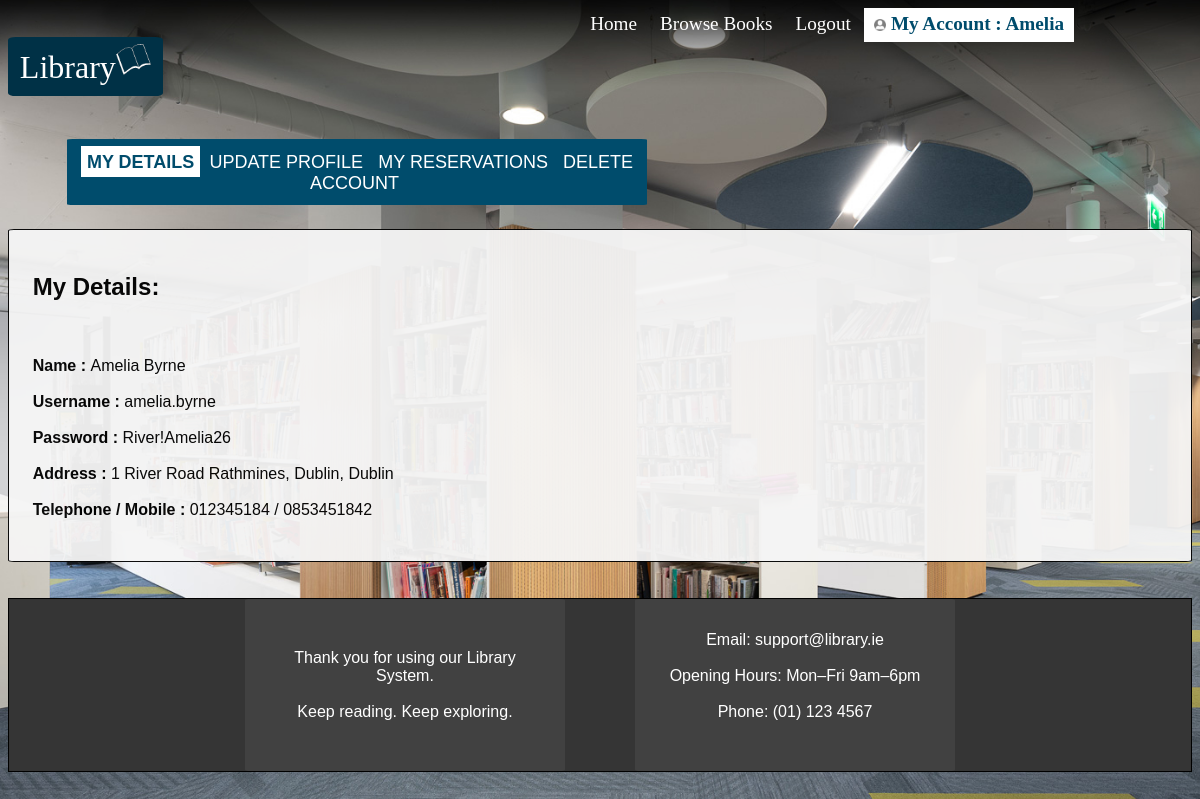
Screenshot of /pages/MyAccount.php (signed in) with the database file from the repository.
### tables this page shows
CREATE TABLE `users` (
  `Username` varchar(20) NOT NULL,
  `Password` varchar(20) NOT NULL,
  `FirstName` varchar(20) NOT NULL,
  `Surname` varchar(20) NOT NULL,
  `AddressLine1` varchar(50) NOT NULL DEFAULT 'none',
  `AddressLine2` varchar(50) NOT NULL,
  `City` varchar(20) NOT NULL DEFAULT 'none',
  `County` varchar(20) NOT NULL DEFAULT 'none',
  `Telephone` varchar(10) NOT NULL DEFAULT 'none',
  `Mobile` varchar(10) NOT NULL DEFAULT 'none'
);

### pages/MyAccount.php (the view, shortened to what the rows shown need)
<?php
include("../library.php");
$User = isset($_SESSION["Users"]) ? $_SESSION["Users"] : null;
?>
<!DOCTYPE html>
<html lang="en">
<html>
<head>
    <link rel="stylesheet" href="../libraryCSS/styles.css">
    <link rel="stylesheet" href="../libraryCSS/background.css">
</head>
<body>
    <header>
        <div class="top-nav-bar">
            <a class="heading" href="Index.php">Home</a>
            <a class="heading" href="Browse.php">Browse Books</a>
            <a class="heading" href="Logout.php">Logout</a>
            <?php
                $sql = "SELECT Username, Password, FirstName, Surname, AddressLine1, AddressLine2, City, County, Telephone, Mobile FROM users WHERE Username='$User'";
                $result = $conn->query($sql);
                if ($result && $row = $result->fetch_assoc()) {
                    echo '<a id="MyAccount" class="heading active" href="MyAccount.php"><img src="../media/accountIcon.png" style="width:1.3%;height:1.3%;" alt="Account icon"> My Account : ' . $row["FirstName"] . '</a>';
                }
            ?>
        </div>
    </header>
    <br><br><br>
    <div id="details">
        <?php
        $action = $_GET['action'] ?? 'details';
        ?>
        <?php if ($action == 'details') { ?>
            <h2>My Details:</h2>
            <br><br>
            <?php
                echo "<a class='loginInput'>Name : </a><a class='detailsText'>" . $row['FirstName'] . " ". $row['Surname'] . "</a><br><br>";
                echo "<a class='loginInput'>Username : </a><a class='detailsText'>" . $row['Username'] . "</a><br><br>";
                echo "<a class='loginInput'>Password : </a><a class='detailsText'>" . $row['Password'] . "</a><br><br>";
                echo "<a class='loginInput'>Address : </a><a class='detailsText'>" . $row['AddressLine1'] . " ". $row['AddressLine2'] . ", " . $row['City'] . ", " . $row['County'] . "</a><br><br>";
                echo "<a class='loginInput'>Telephone / Mobile : </a><a class='detailsText'>" . $row['Telephone'] . " / ". $row['Mobile'] . "</a><br><br>";
            ?>
        <?php } else if ($action == 'update') { ?>
            <style>
                #nav2 {
                    background-color: white;
                    color: #004C6C;
                    font-weight: bold;
                }
            </style>
            <h2>Update Account</h2>
            <?php
                if ((isset($_POST['Username'])) || (isset($_POST['Password'])) || (isset($_POST['FirstName'])) || (isset($_POST['FirstName'])) || (isset($_POST['Surname'])) || (isset($_POST['AddressLine1'])) || (isset($_POST['AddressLine2'])) || (isset($_POST['City'])) || (isset($_POST['County'])) || (isset($_POST['Telephone'])) || (isset($_POST['Mobile']))) {
                    if (!empty($_POST['Username'])) {
                        $username = $conn->real_escape_string($_POST['Username']);
                    } else {
                        $username = $row['Username'];
                    }
                    if (!empty($_POST['Password'])) {
                        $pass = $conn->real_escape_string($_POST['Password']);
                    } else {
                        $pass = $row['Password'];
                    }
                    if (!empty($_POST['FirstName'])) {
                        $fname = $conn->real_escape_string($_POST['FirstName']);
                    } else {
                        $fname = $row['FirstName'];
                    }
                    if (!empty($_POST['Surname'])) {
                        $sname = $conn->real_escape_string($_POST['Surname']);
                    } else {
                        $sname = $row['Surname'];
                    }
                    if (!empty($_POST['AddressLine1'])) {
                        $al1 = $conn->real_escape_string($_POST['AddressLine1']);
                    } else if (empty($row['AddressLine1'])) {
                        $al1 = 'address';
                    } else {
                        $al1 = $row['AddressLine1'];
                    }
                    if (!empty($_POST['AddressLine2'])) {
                        $al2 = $conn->real_escape_string($_POST['AddressLine2']);
                    } else {
                        $al2 = $row['AddressLine2'];
                    }
                    if (!empty($_POST['City'])) {
                        $city = $conn->real_escape_string($_POST['City']);
                    } else if (empty($row['City'])) {
                        $city = 'city';
                    } else {
                        $city = $row['City'];
                    }
                    if (!empty($_POST['County'])) {
                        $county = $conn->real_escape_string($_POST['County']);
                    } else if (empty($row['County'])) {
                        $county = 'none';
                    } else {
                        $county = $row['County'];
                    }
                    if (!empty($_POST['Telephone'])) {
                        $tel = $conn->real_escape_string($_POST['Telephone']);
                    } else if (empty($row['Telephone'])) {
                        $tel = 'none';
                    } else {
                        $tel = $row['Telephone'];
                    }
                    if (!empty($_POST['Mobile'])) {
                        $mob = $conn->real_escape_string($_POST['Mobile']);
                    } else if (empty($row['Mobile'])) {
                        $mob = 'none';
                    } else {
                        $mob = $row['Mobile'];
                    }
                    $oldUsername = $row['Username'];
                    $error = '';
                    if ($username !== $oldUsername) {
                        $stmt = $conn->prepare("SELECT 1 FROM users WHERE Username = ?");
                        if (!$stmt) {
                            die("Prepare failed: " . $conn->error);
                        }
                        $stmt->bind_param("s", $username);
                        $stmt->execute();
                        $stmt->store_result();
                        if ($stmt->num_rows > 0) {
                            $error = "User with this username already exists!";
                        }
                        $stmt->close();
                    }
                    if ($error === '') {
                        $stmt = $conn->prepare("UPDATE users SET Username = ?, Password = ?, FirstName = ?, Surname = ?, AddressLine1 = ?, AddressLine2 = ?, City = ?, County = ?, Telephone = ?, Mobile = ? WHERE Username = ?");
                        if (!$stmt) {
                            die("Prepare failed: " . $conn->error);
                        }
                        $stmt->bind_param("sssssssssss", $username, $pass, $fname, $sname, $al1, $al2, $city, $county, $tel, $mob, $oldUsername);
                        if ($stmt->execute()) {
                            $_SESSION['Users'] = $username;
                            echo '<script>window.location.href="MyAccount.php?action=details";</script>';
                            exit;
                        } else {
                            $error = "Error updating user: " . $stmt->error;
                        }
                        $stmt->close();
                    }
                }
            ?>
            <form method="post" action="">
                <label class="loginInput" for="Username">Username:</label>
                <br>
                <input class="detailsText" type="text" id="Username" name="Username" placeholder="Username">
                <br>
                <label class="loginInput" for="Password">Password:</label>
                <br>
                <input class="detailsText" type="password" id="Password" name="Password" placeholder="Password">
                <br>
                <label class="loginInput" for="FirstName">First name:</label>
                <br>
                <input class="detailsText" type="text" id="FirstName" name="FirstName" placeholder="First name">
                <br>
                <label class="loginInput" for="Surname">Surname:</label>
                <br>
                <input class="detailsText" type="text" id="Surname" name="Surname" placeholder="Surname">
                <br>
                <label class="loginInput" for="AddressLine1">Address line 1:</label>
                <br>
                <input class="detailsText" type="text" id="AddressLine1" name="AddressLine1" placeholder="Address line 1">
                <br>
                <label class="loginInput" for="AddressLine2">Address line 2:</label>
                <br>
                <input class="detailsText" type="text" id="AddressLine2" name="AddressLine2" placeholder="Address line 2">
                <br>
                <label class="loginInput" for="City">City:</label>
                <br>
                <input class="detailsText" type="text" id="City" name="City" placeholder="City">
                <br>
                <p>
                    <select class="loginInput" name="County" id="County">
                        <option value="" disabled selected>Please choose County</option>
                        <option value="Carlow">Carlow</option>
                        <option value="Cavan">Cavan</option>
                        <option value="Clare">Clare</option>
                        <option value="Cork">Cork</option>
                        <option value="Donegal">Donegal</option>
                        <option value="Dublin">Dublin</option>
                        <option value="Galway">Galway</option>
                        <option value="Kerry">Kerry</option>
                        <option value="Kildare">Kildare</option>
                        <option value="Kilkenny">Kilkenny</option>
                        <option value="Laois">Laois</option>
                        <option value="Leitrim">Leitrim</option>
                        <option value="Limerick">Limerick</option>
                        <option value="Longford">Longford</option>
                        <option value="Louth">Louth</option>
                        <option value="Mayo">Mayo</option>
                        <option value="Meath">Meath</option>
                        <option value="Monaghan">Monaghan</option>
                        <option value="Offaly">Offaly</option>
                        <option value="Roscommon">Roscommon</option>
                        <option value="Sligo">Sligo</option>
                        <option value="Tipperary">Tipperary</option>
                        <option value="Waterford">Waterford</option>
                        <option value="Westmeath">Westmeath</option>
                        <option value="Wexford">Wexford</option>
                        <option value="Wicklow">Wicklow</option>
                    </select>
                </p>
                <label class="loginInput" for="Telephone">Telephone:</label>
                <br>
                <input class="detailsText" type="tel" id="Telephone" name="Telephone" placeholder="Eg. 01 234 5678">
                <br>
                <label class="loginInput" for="Mobile">Mobile:</label>
                <br>
                <input class="detailsText" type="tel" id="Mobile" name="Mobile" placeholder="Eg. 083 123 4567">
                <br><br>
                <button class="button" type="submit">
                    <br>
                    <span class="buttontext">UPDATE</span>
                    <br><br>
                </button>
            </form>
        <?php } else if ($action == 'reservation') { ?>
            <style>
                #nav3 {
                    background-color: white;
                    color: #004C6C;
                    font-weight: bold;
                }
            </style>
            <?php
                $page = 1;
                $limit = 5;
                $offset = 0;
                $totalPages = 1;
                $result = null;
                if (isset($_GET["page"]) && is_numeric($_GET["page"])) {
                    $page = intval($_GET["page"]);
                    if ($page < 1) {
                        $page = 1;
                    }
                }
                $offset = ($page - 1) * $limit;
                $countSql = "SELECT COUNT(*) AS total FROM reservations WHERE Username = ?";
                $countStmt = $conn->prepare($countSql);
                if (!$countStmt) {
                    die("Prepare failed: " . $conn->error);
                }
                $countStmt->bind_param("s", $User);
                $countStmt->execute();
                $count_result = $countStmt->get_result();
                $total_rows = 0;
                if ($count_result && $count_result->num_rows === 1) {
                    $row_count = $count_result->fetch_assoc();
                    $total_rows = (int)$row_count["total"];
                }
                if ($total_rows > 0) {
                    $totalPages = ceil($total_rows / $limit);
                }
                $countStmt->close();
                $mainSql = "SELECT b.ISBN, b.BookTitle, b.Author, b.Year, b.Reserved, r.ReservedDate FROM books b INNER JOIN reservations r ON b.ISBN = r.ISBN WHERE r.Username = ? LIMIT ? OFFSET ?";
                $mainStmt = $conn->prepare($mainSql);
                if (!$mainStmt) {
                    die("Prepare failed: " . $conn->error);
                }
                $mainStmt->bind_param("sii", $User, $limit, $offset);
                $mainStmt->execute();
                $result = $mainStmt->get_result();
            ?>
            <h2>My Reservations</h2>
            <?php if ($result && $result->num_rows > 0) { ?>
                <table id="bookTable">
                    <tr>
                        <th>Title</th>
                        <th>Author</th>
                        <th>Year</th>
                        <th>Reserved</th>
                        <th>Action</th>
                    </tr>
                    <?php while ($row = $result->fetch_assoc()) { ?>
                        <tr>
                            <td><?php echo htmlspecialchars($row['BookTitle']); ?></td>
                            <td><?php echo htmlspecialchars($row['Author']); ?></td>
                            <td><?php echo htmlspecialchars($row['Year']); ?></td>
                            <td><?php echo htmlspecialchars($row['Reserved']); ?></td>
                            <td><a id="returnBook" href="../returnBook.php?ISBN=<?php echo urlencode($row['ISBN']); ?>">Return Book</a></td>
                        </tr>
                    <?php } ?>
                </table>
            <?php } else {?>
                <p class="text">You have no book reservations</p>
            <?php } ?>
            <br>
            <center>
                <?php
                    if ($totalPages > 1) {
                        for ($i = 1; $i <= $totalPages; $i++) {
                            if ($i == $page) {
                                echo "<span id='currentPage'>" . $i . "</span> ";
                            } else {
                                echo "<a class='pageLink' href='?page=" . $i . "'>" . $i . "</a> ";
                            }
                        }
                    }
                    if (isset($mainStmt) && $mainStmt instanceof mysqli_stmt) {
                        $mainStmt->close();
                    }
                    $conn->close();
                ?>
            </center>
        <?php } else if ($action == 'delete') { ?>
            <style>
                #nav4 {
                    background-color: white;
                    color: #004C6C;
                    font-weight: bold;
                }
            </style>
            <h2>Delete My Account</h2>
            <br><br>
            <p class="text">Delete all data related to your account</p>
            <br><br><br><br>
            <form type="submit" action="Delete.php">
                <button class="button" type="submit">
                    <br>
                    <span class="buttontext">DELETE ACCOUNT</span>
                    <br><br>
                </button>
            </form>
        <?php } ?>
    </div>
    <br><br>
</body>
</html>

### rows the page displays
users: FirstName "Amelia", Surname "Byrne", Username "amelia.byrne", Password "River!Amelia26", AddressLine1 "1 River Road", AddressLine2 "Rathmines", City "Dublin", County "Dublin", Telephone "012345184", Mobile "0853451842"
